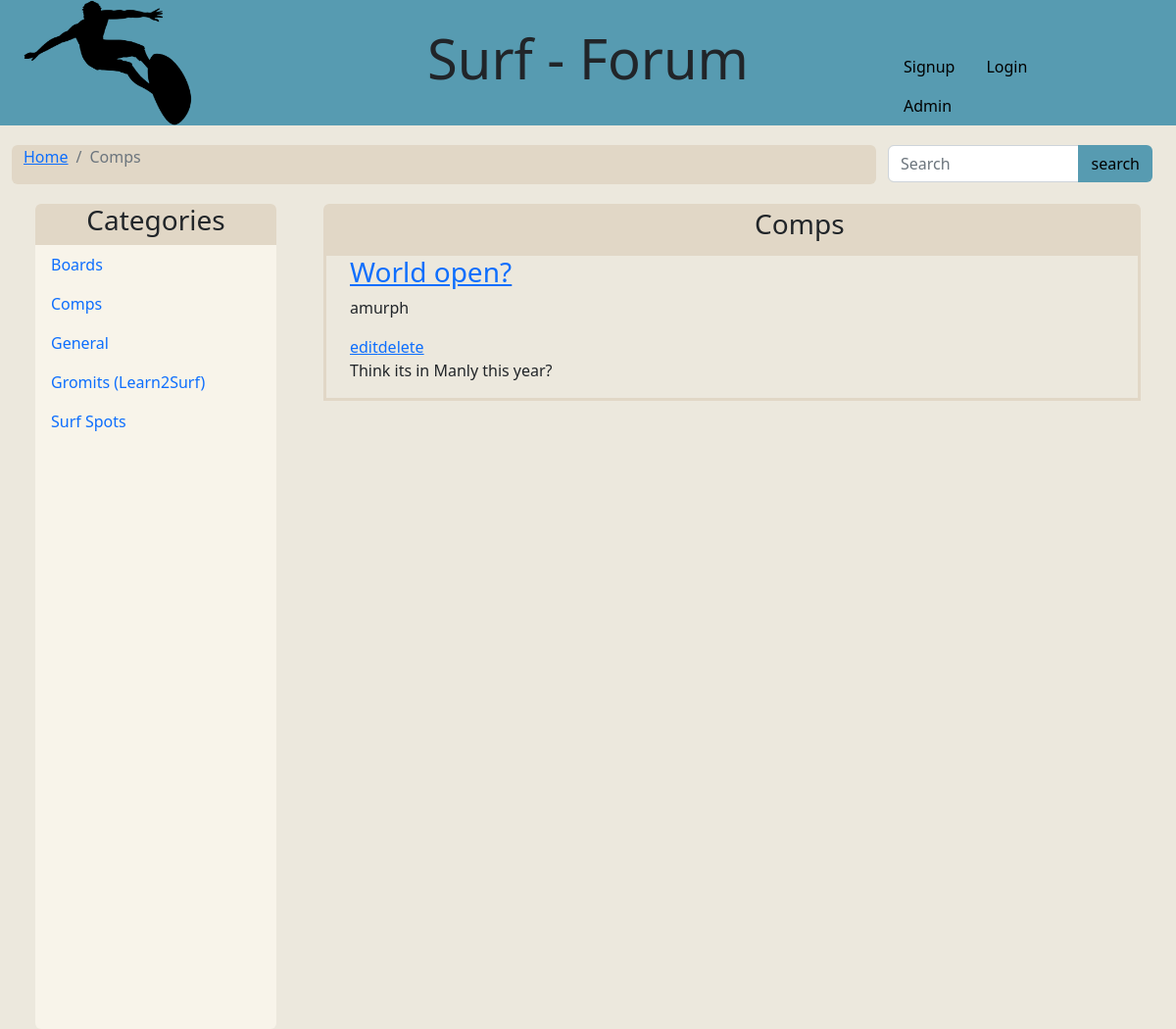
The app's page /category.php?title=Comps&catId=2 with its own data.
### tables this page shows
CREATE TABLE IF NOT EXISTS `CATEGORY` (
  `category_id` int(5) NOT NULL COMMENT 'primary key',
  `title` varchar(255) NOT NULL COMMENT 'human readable id'
);

CREATE TABLE IF NOT EXISTS `POST` (
  `post_id` int(11) NOT NULL,
  `user_id` int(11) DEFAULT NULL,
  `title` varchar(255) DEFAULT NULL,
  `body` text,
  `created_at` datetime DEFAULT NULL,
  `updated_at` timestamp NULL DEFAULT CURRENT_TIMESTAMP ON UPDATE CURRENT_TIMESTAMP,
  `category_id` int(11) DEFAULT NULL
);

CREATE TABLE IF NOT EXISTS `USER` (
  `id` int(11) NOT NULL COMMENT 'primary key',
  `username` varchar(255) DEFAULT NULL COMMENT 'human readable id',
  `password_hash` varchar(255) DEFAULT NULL,
  `email` varchar(255) DEFAULT NULL,
  `image_url` varchar(255) DEFAULT NULL,
  `is_admin` tinyint(1) NOT NULL DEFAULT '0',
  `is_enabled` tinyint(1) NOT NULL DEFAULT '1'
);

### includes/functions.inc.php (called while the page is built, shortened)
<?php
function fetchUserById($conn, $userId) {
    $stmt = mysqli_stmt_init($conn);
    $sql = "SELECT * FROM `USER` WHERE id=?";
    if (!mysqli_stmt_prepare($stmt, $sql)){
        header("location: ../account.php?error=stmtFailed");
        exit();
    }
    mysqli_stmt_bind_param($stmt, "s", $userId);
    mysqli_stmt_execute($stmt);
    $result = mysqli_stmt_get_result($stmt);
    $row = $result->fetch_assoc();
    return $row;
}

### category.php (the view, shortened to what this page needs)
<?php
include_once 'header.php';
include_once 'includes/db.inc.php';
include_once 'includes/functions.inc.php';
$categoryTitle = "none";
$categoryId = "none";
if(isset($_GET['title'])) {
  $categoryTitle = $_GET['title'];
}
if(isset($_GET['catId'])) {
  $categoryId = $_GET['catId'];
}
?>
        <main>
          <div class="container-fluid">
            <div class="row top-buffer">
                <div class="col-9 rounded bg-beige1">
                    <nav aria-label="breadcrumb">
                        <ol class="breadcrumb">
                        <li class="breadcrumb-item active"><a href="home.php">Home</a></li>
                        <li class="breadcrumb-item active"><?php echo $categoryTitle; ?></li>
                        </ol>
                    </nav>
                </div>
                    <div class="col-3">
                        <div class="input-group">
                        <input type="search" class="form-control rounded-left" placeholder="Search" aria-label="Search" aria-describedby="search-addon" />
                        <button type="button" class="btn bg-blue text-black">search</button>
                        </div>
                    </div>
          </div>
      </div>
      <div class="container-fluid">
            <div class="row top-buffer">
            <?php
              include_once 'categoryList.php';
            ?>
                <div class="col-9 gx-5">
                  <div class="row bg-beige1 rounded-top p-1">
                    <div class="col-2">
                  </div>
                  <div class="col-10">
                    <h3 class="display-7 text-center"><?php echo $categoryTitle; ?></h3>
                  </div>
                </div>
                <?php
                  $stmt = mysqli_stmt_init($conn);
                  $sql = "SELECT * FROM POST WHERE category_id=?;";
                  if (!mysqli_stmt_prepare($stmt, $sql)){
                    header("location: ../category.php?error=stmtFailed");
                  }
                  mysqli_stmt_bind_param($stmt, "s", $categoryId);
                  mysqli_stmt_execute($stmt);
                  $result = mysqli_stmt_get_result($stmt);
                  if($result->num_rows > 0){
                    while($row = $result->fetch_assoc()) {
                      echo '<div class="row border-beige1">';
                      echo '<div class="row">';
                      echo '<div class="col-10">';
                      echo  '<h3 class="display-7 text-left"><u><a href="post.php?postId='.$row['post_id'].'&postTitle='.$row['title'].'">'.$row['title'].'</a></u></h3>';
                      echo  '<p>'.fetchUserById($conn, $row['user_id'])['username'].'</p>';
                      echo '<div class="col-2">';
                      echo '<a href="#">edit</a>';
                      echo '<a href="#">delete</a>';
                      echo '</div>';
                      echo '</div>';
                      echo '</div>';
                      echo '<div class="row">';
                      echo '<p>';
                        echo $row['body'];
                      echo    '</p>';
                      echo  '</div>';
                      echo '</div>';
                    }
                }else {
                  echo "No posts found";
                }
                ?>
              </div>
            </div>
          </div>
        </main>
        <?php
include_once 'footer.php';
?>

### categoryList.php (shortened to what this page needs)
<?php
include_once 'includes/db.inc.php';
include_once 'includes/functions.inc.php';
echo '<div class="col-3 gx-5">';
echo '<div class="row bg-beige1 rounded-top">';
echo '<h3 class="display-7 text-center">Categories</h1>';
echo '</div>';
echo '<div class="row bg-beige3 rounded-bottom min-vh-100">';
echo '<ul class="nav flex-column">';
$sql = "SELECT * FROM CATEGORY";
$result = $conn->query($sql);
if ($result->num_rows > 0) {
while($row = $result->fetch_assoc()) {
    echo '<li class="nav-item">';
    echo '<a class="nav-link active" aria-current="page" href="category.php?title='.$row['title'].'&catId='.$row['category_id'].'">'.$row['title'].'</a>';
    echo '</li>';
}
} else {
echo "No categories found";
}
echo '</ul>';
echo '</div>';
echo '</div>';
?>

### css/custom.css (style rules this page uses)
.bg-blue { background-color: #579BB1; }
.bg-beige1 { background-color: #E1D7C6; }
.border-beige1 { border: 3px solid #E1D7C6; }
.bg-beige3 { background-color: #F8F4EA; }
.top-buffer { margin-top:20px; }
body { background-color: #ECE8DD !important; overflow-y: scroll; }
.container-fluid .row { margin-left: 0; margin-right: 0; }

### records on screen
category: title "Boards"
category: title "Comps"
category: title "General"
category: title "Gromits (Learn2Surf)"
category: title "Surf Spots"
post: title "World open?", user.username "amurph", body "Think its in Manly this year?"

### other values on screen
$categoryTitle "Comps"
